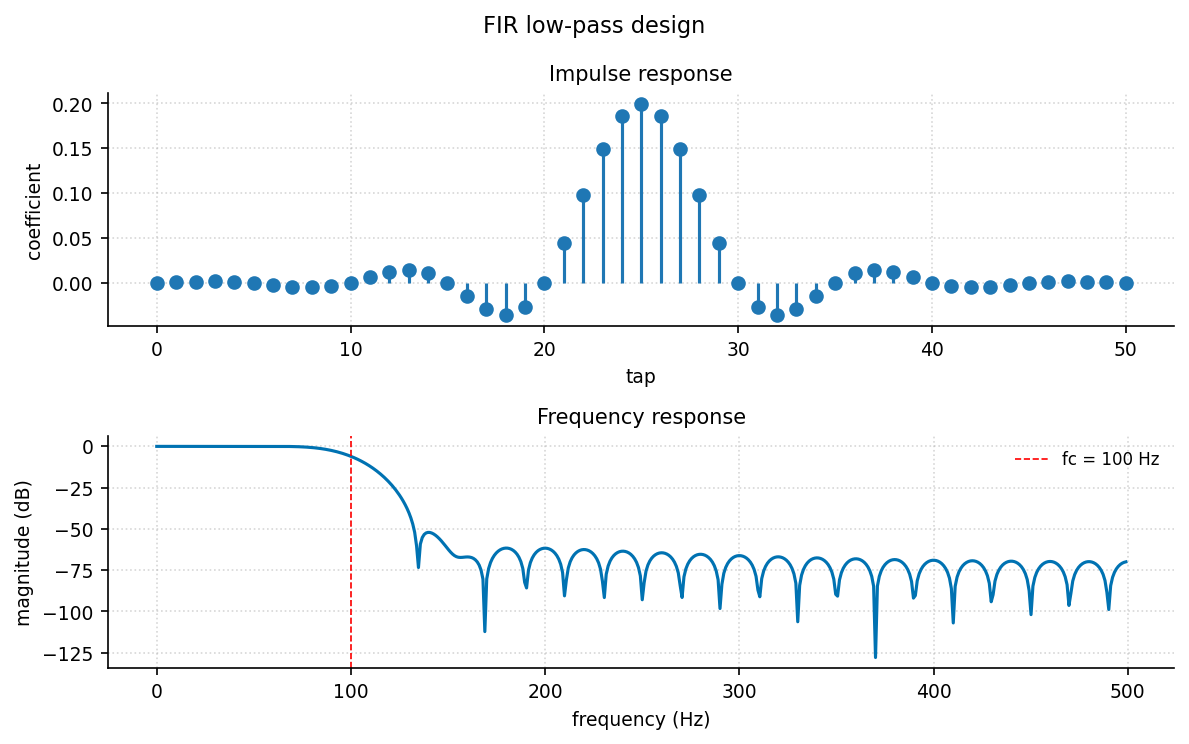

This figure's Python source:
"""fir_design: FIR 滤波器系数 + 幅频响应."""
import sys, os; sys.path.insert(0, os.path.join(os.path.dirname(os.path.abspath(__file__)), '..', '..', '_utils', 'python'))
import numpy as np
import matplotlib.pyplot as plt
from scipy.signal import firwin, freqz
from theme import apply_theme
from palette import cycle

def make_figure(title='FIR low-pass design'):
    apply_theme(fig_size=(8, 5))
    fs = 1000; fc = 100; N = 51
    b = firwin(N, fc, fs=fs, window='hamming')
    w, h = freqz(b, fs=fs)
    fig, (a1, a2) = plt.subplots(2, 1)
    a1.stem(b, linefmt='-', markerfmt='o', basefmt=' ')
    a1.set_xlabel('tap'); a1.set_ylabel('coefficient'); a1.set_title('Impulse response')
    a1.grid(True, linestyle=':', alpha=0.5)
    a2.plot(w, 20*np.log10(np.abs(h) + 1e-12), color=cycle(0))
    a2.axvline(fc, color='red', linestyle='--', linewidth=0.8, label=f'fc = {fc} Hz')
    a2.set_xlabel('frequency (Hz)'); a2.set_ylabel('magnitude (dB)')
    a2.set_title('Frequency response'); a2.legend()
    a2.grid(True, linestyle=':', alpha=0.5)
    fig.suptitle(title); fig.tight_layout()
    return fig

if __name__ == '__main__':
    fig = make_figure(); fig.savefig(__file__.replace('.py', '.png'), dpi=150)
